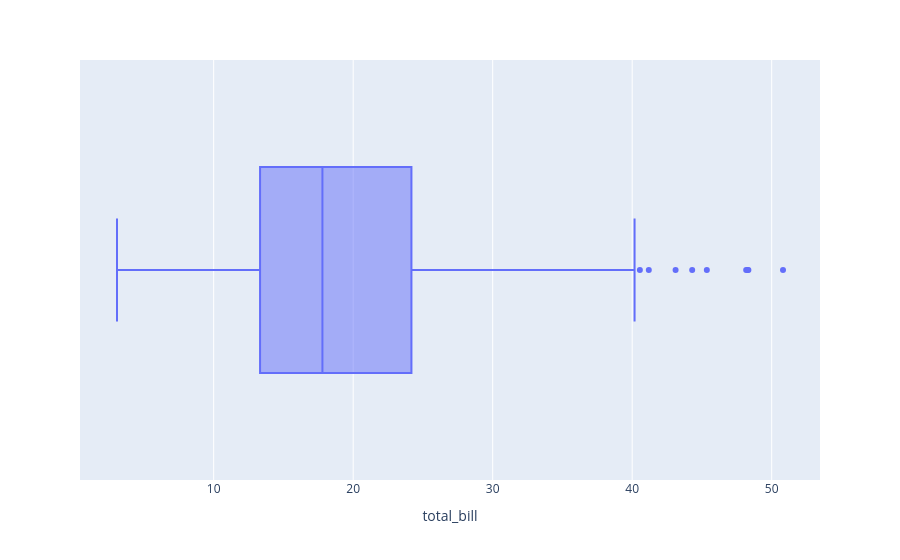

Notebook code cell kept with this figure:
### Code cell
# если передать нужный нам столбец в параметр x,
# то мы получим горизонтальный boxplot
px.box(tips, x="total_bill")

### Figure 1 — Plotly figure (JSON) as saved in the notebook; plotly's stock layout.template omitted (floating-point values rounded to 4 significant figures; data arrays with more than 128 entries replaced by an {"elided": "..."} marker saying what was removed)
{"data": [{"alignmentgroup": "True", "hovertemplate": "total_bill=%{x}<extra></extra>", "legendgroup": "", "marker": {"color": "#636efa"}, "name": "", "notched": false, "offsetgroup": "", "orientation": "h", "showlegend": false, "type": "box", "x": {"elided": "244 float values"}, "x0": " ", "xaxis": "x", "y0": " ", "yaxis": "y"}], "layout": {"boxmode": "group", "legend": {"tracegroupgap": 0}, "margin": {"t": 60}, "xaxis": {"anchor": "y", "domain": [0, 1], "title": {"text": "total_bill"}}, "yaxis": {"anchor": "x", "domain": [0, 1]}}}
